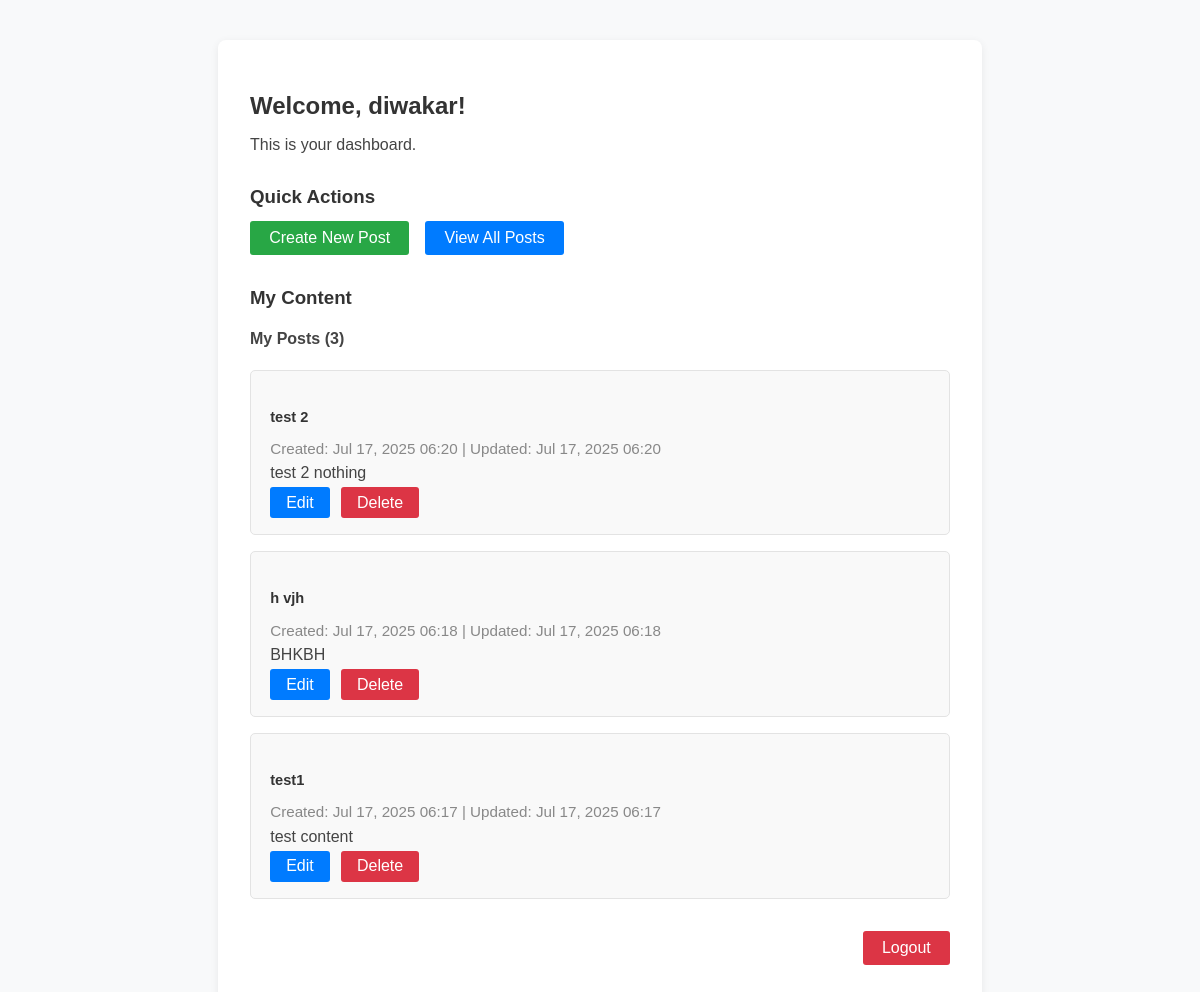
Page /accounts/profile/ (signed in) on the committed database.
### secureblog/models.py (models this page shows, shortened)
class Post(models.Model):
    title = models.CharField(max_length=200)
    content = models.TextField()
    created_at = models.DateTimeField(auto_now_add=True)
    last_modified = models.DateTimeField(auto_now=True)
    author = models.ForeignKey(User, on_delete=models.CASCADE)
    categories = models.ManyToManyField("Category", related_name="posts")
    is_published = models.BooleanField(default=True)  # <-- Add this field
    class Meta:
        ordering = ['-created_at']

### accounts/views.py (the view)
# urls.py: path('profile/', DashboardView.as_view(), name='dashboard'),
class DashboardView(LoginRequiredMixin, TemplateView):
    template_name = 'accounts/profile.html'  # Fix path
    login_url = reverse_lazy('login')  # Redirect to login if not authenticated
    def get_context_data(self, **_):
        return {
            'user_posts': Post.objects.filter(author=self.request.user),
            'user_comments': Comment.objects.filter(author=self.request.user),
        }

### accounts/templates/accounts/profile.html (shortened to what this page needs)
<html>
    <head>
    </head>
    <body>
        <div class="container">
            <div class="header" style="margin-bottom: 2em">
                <h2>Welcome, {{ user.username }}!</h2>
                <p>This is your dashboard.</p>
            </div>
            <div class="quick-actions">
                <h3>Quick Actions</h3>
                <div class="actions">
                    <a href="{% url 'post_create' %}" class="create">Create New Post</a>
                    <a href="{% url 'post_list' %}" class="view">View All Posts</a>
                </div>
            </div>
            <div class="my-content">
                <h3>My Content</h3>
                <div>
                    <h4>My Posts ({{ user_posts.count }})</h4>
                    {% if user_posts %}
                        {% for post in user_posts %}
                            <div class="post-container">
                                <h5>
                                    <a href="{% url 'post_detail' post.pk %}">{{ post.title }}</a>
                                </h5>
                                <p class="meta">
                                    Created: {{ post.created_at|date:"M d, Y H:i" }}
                                    {% if post.last_modified != post.created_at %}
                                        | Updated: {{ post.last_modified|date:"M d, Y H:i" }}
                                    {% endif %}
                                </p>
                                <p class="content">
                                    {{ post.content|truncatewords:15 }}
                                </p>
                                <div class="actions">
                                    <a href="{% url 'post_update' post.pk %}" class="edit">Edit</a>
                                    <a href="{% url 'post_delete' post.pk %}" class="delete">Delete</a>
                                </div>
                            </div>
                        {% endfor %}
                    {% else %}
                        <p style="color: #888">You haven't made any comments yet.</p>
                    {% endif %}
                </div>
            </div>
            <div class="footer">
                <form method="post" action="{% url 'logout' %}">
                    <button type="submit">Logout</button>
                </form>
            </div>
        </div>
    </body>
</html>

### accounts/templates/accounts/profile.html (style rules this page uses)
body { background: #f8f9fa; font-family: Arial, sans-serif; color: #222; margin: 0; }
.container { max-width: 700px; margin: 40px auto; padding: 2em; background: #fff; border-radius: 8px; box-shadow: 0 2px 8px rgba(0, 0, 0, 0.07); }
.header h2 { color: #333; margin-bottom: 0.5em; }
.header p { color: #444; }
.quick-actions { margin-bottom: 2em; }
.quick-actions h3 { color: #333; margin-bottom: 0.7em; }
.quick-actions .actions { display: flex; gap: 1em; }
.quick-actions a.create { background: #28a745; color: #fff; padding: 0.5em 1.2em; border-radius: 3px; text-decoration: none; font-weight: 500; }
.quick-actions a.view { background: #007bff; color: #fff; padding: 0.5em 1.2em; border-radius: 3px; text-decoration: none; font-weight: 500; }
.my-content { margin-bottom: 2em; }
.my-content h3 { color: #333; margin-bottom: 0.7em; }
.my-content h4 { color: #444; }
.post-container { background: #f9f9f9; border: 1px solid #e3e3e3; border-radius: 5px; padding: 1em 1.2em; margin: 1em 0; }
.post-container h5 { margin-bottom: 0.3em; }
.post-container h5 a { color: #333; text-decoration: none; font-size: 1.1em; font-weight: 600; }
.post-container .meta { color: #888; font-size: 0.95em; margin-bottom: 0.5em; }
.post-container .content { color: #444; margin: 5px 0; }
.post-container .actions { display: flex; gap: 0.7em; }
.post-container .actions a.edit { background: #007bff; color: #fff; padding: 0.4em 1em; border-radius: 3px; text-decoration: none; }
.post-container .actions a.delete { background: #dc3545; color: #fff; padding: 0.4em 1em; border-radius: 3px; text-decoration: none; }
.footer { text-align: right; }
.footer button { background: #dc3545; color: #fff; border: none; border-radius: 3px; padding: 0.5em 1.2em; font-size: 1em; font-weight: 500; cursor: pointer; }

### rows in the picture
Post: title "test 2", created_at "Jul 17, 2025 06:20", last_modified "Jul 17, 2025 06:20", content "test 2 nothing"
Post: title "h vjh", created_at "Jul 17, 2025 06:18", last_modified "Jul 17, 2025 06:18", content "BHKBH"
Post: title "test1", created_at "Jul 17, 2025 06:17", last_modified "Jul 17, 2025 06:17", content "test content"

### other values in the picture
{{ user.username }} "diwakar"
{{ user_posts.count }} "3"
